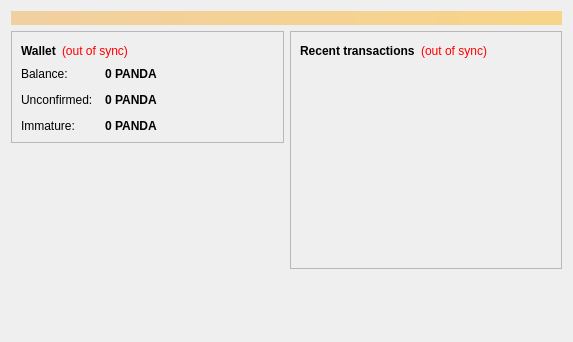
<?xml version="1.0" encoding="UTF-8"?>
<ui version="4.0">
 <class>OverviewPage</class>
 <widget class="QWidget" name="OverviewPage">
  <property name="geometry">
   <rect>
    <x>0</x>
    <y>0</y>
    <width>573</width>
    <height>342</height>
   </rect>
  </property>
  <property name="windowTitle">
   <string>Form</string>
  </property>
  <layout class="QVBoxLayout" name="topLayout">
   <item>
    <widget class="QLabel" name="labelAlerts">
     <property name="visible">
      <bool>false</bool>
     </property>
     <property name="styleSheet">
      <string notr="true">background-color: qlineargradient(x1: 0, y1: 0, x2: 1, y2: 0, stop:0 #F0D0A0, stop:1 #F8D488); color:#000000;</string>
     </property>
     <property name="wordWrap">
      <bool>true</bool>
     </property>
     <property name="margin">
      <number>3</number>
     </property>
    </widget>
   </item>
   <item>
    <layout class="QHBoxLayout" name="horizontalLayout" stretch="1,1">
     <item>
      <layout class="QVBoxLayout" name="verticalLayout_2">
       <item>
        <widget class="QFrame" name="frame">
         <property name="frameShape">
          <enum>QFrame::StyledPanel</enum>
         </property>
         <property name="frameShadow">
          <enum>QFrame::Raised</enum>
         </property>
         <layout class="QVBoxLayout" name="verticalLayout_4">
          <item>
           <layout class="QHBoxLayout" name="horizontalLayout_4">
            <item>
             <widget class="QLabel" name="label_5">
              <property name="font">
               <font>
                <weight>75</weight>
                <bold>true</bold>
               </font>
              </property>
              <property name="text">
               <string>Wallet</string>
              </property>
             </widget>
            </item>
            <item>
             <widget class="QLabel" name="labelWalletStatus">
              <property name="toolTip">
               <string>The displayed information may be out of date. Your wallet automatically synchronizes with the PandacoinV2 network after a connection is established, but this process has not completed yet.</string>
              </property>
              <property name="styleSheet">
               <string notr="true">QLabel { color: red; }</string>
              </property>
              <property name="text">
               <string notr="true">(out of sync)</string>
              </property>
              <property name="alignment">
               <set>Qt::AlignLeading|Qt::AlignLeft|Qt::AlignVCenter</set>
              </property>
             </widget>
            </item>
            <item>
             <spacer name="horizontalSpacer_2">
              <property name="orientation">
               <enum>Qt::Horizontal</enum>
              </property>
              <property name="sizeHint" stdset="0">
               <size>
                <width>40</width>
                <height>20</height>
               </size>
              </property>
             </spacer>
            </item>
           </layout>
          </item>
          <item>
           <layout class="QFormLayout" name="formLayout_2">
            <property name="fieldGrowthPolicy">
             <enum>QFormLayout::AllNonFixedFieldsGrow</enum>
            </property>
            <property name="horizontalSpacing">
             <number>12</number>
            </property>
            <property name="verticalSpacing">
             <number>12</number>
            </property>
            <item row="0" column="0">
             <widget class="QLabel" name="label">
              <property name="text">
               <string>Balance:</string>
              </property>
             </widget>
            </item>
            <item row="0" column="1">
             <widget class="QLabel" name="labelBalance">
              <property name="font">
               <font>
                <weight>75</weight>
                <bold>true</bold>
               </font>
              </property>
              <property name="cursor">
               <cursorShape>IBeamCursor</cursorShape>
              </property>
              <property name="toolTip">
               <string>Your current balance</string>
              </property>
              <property name="text">
               <string notr="true">0 PANDA</string>
              </property>
              <property name="textInteractionFlags">
               <set>Qt::LinksAccessibleByMouse|Qt::TextSelectableByKeyboard|Qt::TextSelectableByMouse</set>
              </property>
             </widget>
            </item>
            <item row="1" column="0">
             <widget class="QLabel" name="label_3">
              <property name="text">
               <string>Unconfirmed:</string>
              </property>
             </widget>
            </item>
            <item row="1" column="1">
             <widget class="QLabel" name="labelUnconfirmed">
              <property name="font">
               <font>
                <weight>75</weight>
                <bold>true</bold>
               </font>
              </property>
              <property name="cursor">
               <cursorShape>IBeamCursor</cursorShape>
              </property>
              <property name="toolTip">
               <string>Total of transactions that have yet to be confirmed, and do not yet count toward the current balance</string>
              </property>
              <property name="text">
               <string notr="true">0 PANDA</string>
              </property>
              <property name="textInteractionFlags">
               <set>Qt::LinksAccessibleByMouse|Qt::TextSelectableByKeyboard|Qt::TextSelectableByMouse</set>
              </property>
             </widget>
            </item>
            <item row="2" column="0">
             <widget class="QLabel" name="labelImmatureText">
              <property name="text">
               <string>Immature:</string>
              </property>
             </widget>
            </item>
            <item row="2" column="1">
             <widget class="QLabel" name="labelImmature">
              <property name="font">
               <font>
                <weight>75</weight>
                <bold>true</bold>
               </font>
              </property>
              <property name="toolTip">
               <string>Mined balance that has not yet matured</string>
              </property>
              <property name="text">
               <string notr="true">0 PANDA</string>
              </property>
              <property name="textInteractionFlags">
               <set>Qt::LinksAccessibleByMouse|Qt::TextSelectableByKeyboard|Qt::TextSelectableByMouse</set>
              </property>
             </widget>
            </item>
           </layout>
          </item>
         </layout>
        </widget>
       </item>
       <item>
        <spacer name="verticalSpacer">
         <property name="orientation">
          <enum>Qt::Vertical</enum>
         </property>
         <property name="sizeHint" stdset="0">
          <size>
           <width>20</width>
           <height>40</height>
          </size>
         </property>
        </spacer>
       </item>
      </layout>
     </item>
     <item>
      <layout class="QVBoxLayout" name="verticalLayout_3">
       <item>
        <widget class="QFrame" name="frame_2">
         <property name="frameShape">
          <enum>QFrame::StyledPanel</enum>
         </property>
         <property name="frameShadow">
          <enum>QFrame::Raised</enum>
         </property>
         <layout class="QVBoxLayout" name="verticalLayout">
          <item>
           <layout class="QHBoxLayout" name="horizontalLayout_2">
            <item>
             <widget class="QLabel" name="label_4">
              <property name="text">
               <string>&lt;b&gt;Recent transactions&lt;/b&gt;</string>
              </property>
             </widget>
            </item>
            <item>
             <widget class="QLabel" name="labelTransactionsStatus">
              <property name="toolTip">
               <string>The displayed information may be out of date. Your wallet automatically synchronizes with the PandacoinV2 network after a connection is established, but this process has not completed yet.</string>
              </property>
              <property name="styleSheet">
               <string notr="true">QLabel { color: red; }</string>
              </property>
              <property name="text">
               <string notr="true">(out of sync)</string>
              </property>
              <property name="alignment">
               <set>Qt::AlignRight|Qt::AlignTrailing|Qt::AlignVCenter</set>
              </property>
             </widget>
            </item>
            <item>
             <spacer name="horizontalSpacer">
              <property name="orientation">
               <enum>Qt::Horizontal</enum>
              </property>
              <property name="sizeHint" stdset="0">
               <size>
                <width>40</width>
                <height>20</height>
               </size>
              </property>
             </spacer>
            </item>
           </layout>
          </item>
          <item>
           <widget class="QListView" name="listTransactions">
            <property name="styleSheet">
             <string notr="true">QListView { background: transparent; }</string>
            </property>
            <property name="frameShape">
             <enum>QFrame::NoFrame</enum>
            </property>
            <property name="verticalScrollBarPolicy">
             <enum>Qt::ScrollBarAlwaysOff</enum>
            </property>
            <property name="horizontalScrollBarPolicy">
             <enum>Qt::ScrollBarAlwaysOff</enum>
            </property>
            <property name="selectionMode">
             <enum>QAbstractItemView::NoSelection</enum>
            </property>
           </widget>
          </item>
         </layout>
        </widget>
       </item>
       <item>
        <spacer name="verticalSpacer_2">
         <property name="orientation">
          <enum>Qt::Vertical</enum>
         </property>
         <property name="sizeHint" stdset="0">
          <size>
           <width>20</width>
           <height>40</height>
          </size>
         </property>
        </spacer>
       </item>
      </layout>
     </item>
    </layout>
   </item>
  </layout>
 </widget>
 <resources/>
 <connections/>
</ui>
